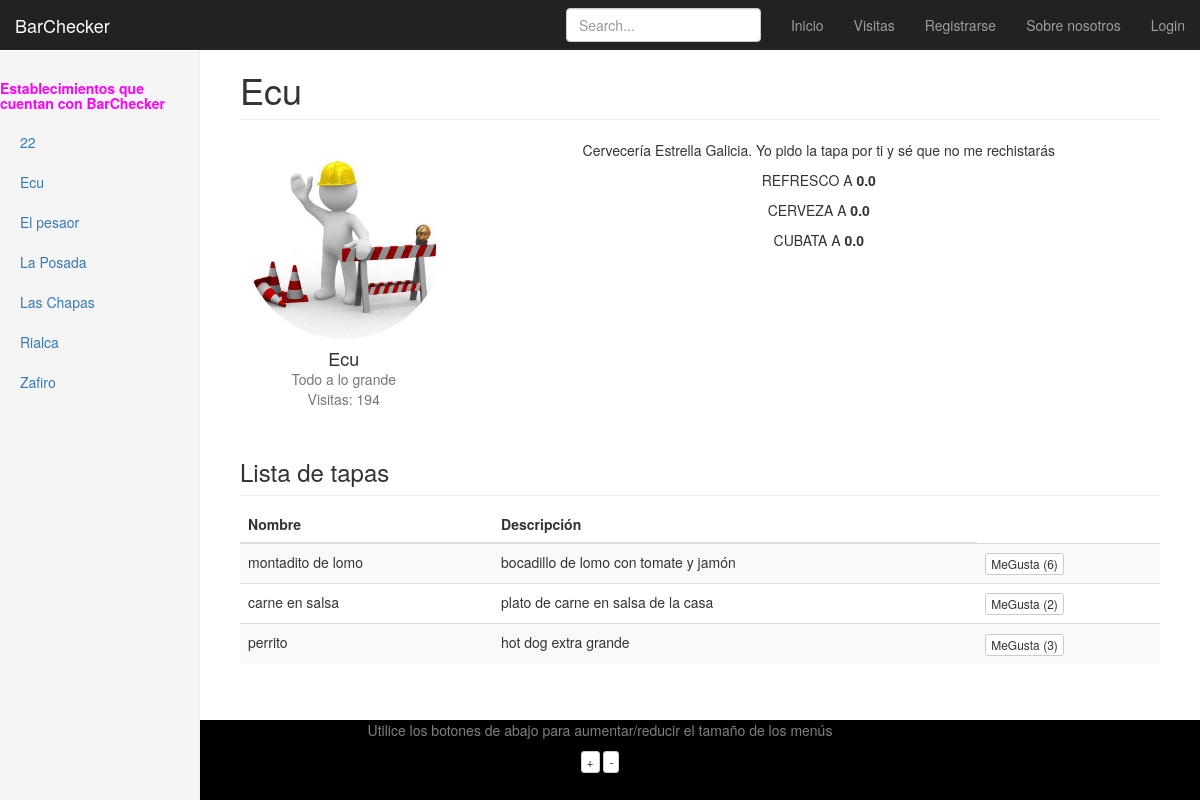
Screenshot of /Bares/bar/ecu with the database file from the repository.
### Bares/models.py (models this page shows, shortened)
class Bar(models.Model):
    nombre = models.CharField(max_length=128, unique=True)
    lema = models.CharField(max_length=140)
    descripcion = models.TextField()
    direccion = models.CharField(max_length=192)
    visitas = models.IntegerField(default=0)
    slug = models.SlugField()
    logo = models.ImageField(upload_to='logos', blank=True)
    precio_refresco = models.DecimalField(default=0, max_digits=3, decimal_places=1)
    precio_cerveza = models.DecimalField(default=0, max_digits=3, decimal_places=1)
    precio_cubata = models.DecimalField(default=0, max_digits=3, decimal_places=1)
    def save(self, *args, **kwargs):
        self.slug = slugify(self.nombre)
        super(Bar, self).save(*args, **kwargs)

class Tapa(models.Model):
    nombrebar = models.ForeignKey(Bar) #nombre del bar, que es clave externa
    titulo = models.CharField(max_length=128)
    descripcion = models.CharField(max_length=256)
    megustas = models.IntegerField(default=0)

### Bares/views.py (the view)
# urls.py: url(r'^bar/(?P<bar_name_slug>\S+)$', views.bar, name='bar'),
def bar(request, bar_name_slug):
    context_dict = {}
    lista_bares = Bar.objects.order_by('nombre')
    context_dict = {'bares':lista_bares}
    bar = Bar.objects.get(slug = bar_name_slug)
    print bar.nombre
    print "LOGO DEL BAR" + bar.logo.name
    if bar:
        context_dict['bar'] = bar
        bar.visitas += 1
        bar.save()
        tapas = Tapa.objects.filter(nombrebar = bar)
        context_dict['tapas'] = tapas
    return render(request, 'Bares/bar.html', context_dict)

### templates/Bares/bar.html (shortened to what this page needs)
{% extends "base.html" %}
{% block ListaBares %}
	{% if bares %}
		{% for bar in bares %}
			<li><a href="/Bares/bar/{{ bar.slug }}"> {{ bar.nombre }}</a></li>
		{% endfor %}
	{% else %}
		<strong>No hay bares.</strong>
	{% endif %}
{% endblock %}
{% block Cuerpo %}
	<h1 class="page-header">{{ bar.nombre }}</h1>
	<div class="row placeholders">
		<div class="col-xs-6 col-sm-3 placeholder">
            <img src="/static/Bares/logos/building.jpg" class="img-responsive" alt="Generic placeholder thumbnail" height="200" width="200">
            <h4>{{ bar.nombre }}</h4>
            <span class="text-muted">{{bar.lema}}</span>
            <br/>
            <span class="text-muted">Visitas: {{bar.visitas}}</span>
		</div>
		<p>
		{{ bar.descripcion }}
		</p>
        <p>REFRESCO A <strong>{{bar.precio_refresco}}</strong></p>
        <p>CERVEZA  A <strong>{{bar.precio_cerveza}}</strong></p>
        <p>CUBATA   A <strong>{{bar.precio_cubata}}</strong></p>
        {% load easy_maps_tags %}
</div>
	<h3 class="sub-header">Lista de tapas</h3>
	<div class="table-responsive">
		<table class="table table-striped">
			<thead>
				<tr>
					<th>Nombre</th>
					<th>Descripción</th>
				</tr>
			</thead>
			<tbody>
				{% if tapas %}
    				{% for tapa in tapas %}
        				<tr>
            				<td>{{tapa.titulo}}</td>
            				<td>{{tapa.descripcion}}</td>
                            <td><button class="btn btn-default btn-xs" onclick="meGustalaTapa('{{tapa.titulo}}','{{bar.slug}}')"> MeGusta ({{tapa.megustas}})</button></td>
        				</tr>
    				{% endfor %}
			    {% else %}
			        <strong>No hay tapas que mostrar.</strong>
			    {% endif %}
			</tbody>
		</table>
	</div>
{% endblock %}

### static/dashboard.css (style rules this page uses)
body { padding-top: 50px; }
.sub-header { padding-bottom: 10px; border-bottom: 1px solid #eee; }
.nav-sidebar > li > a { padding-right: 20px; padding-left: 20px; }
.main .page-header { margin-top: 0; }
.placeholders { margin-bottom: 30px; text-align: center; }
.placeholders h4 { margin-bottom: 0; }
.placeholder { margin-bottom: 20px; }
.placeholder img { display: inline-block; border-radius: 50%; }

### rows the page displays
Bar: nombre "22"
Bar: nombre "Ecu", lema "Todo a lo grande", visitas "194", descripcion "Cervecería Estrella Galicia. Yo pido la tapa por ti y sé que no me rechistarás", precio_refresco "0.0", precio_cerveza "0.0", precio_cubata "0.0"
Bar: nombre "El pesaor"
Bar: nombre "La Posada"
Bar: nombre "Las Chapas"
Bar: nombre "Rialca"
Bar: nombre "Zafiro"
Tapa: titulo "montadito de lomo", descripcion "bocadillo de lomo con tomate y jamón", megustas "6"
Tapa: titulo "carne en salsa", descripcion "plato de carne en salsa de la casa", megustas "2"
Tapa: titulo "perrito", descripcion "hot dog extra grande", megustas "3"
